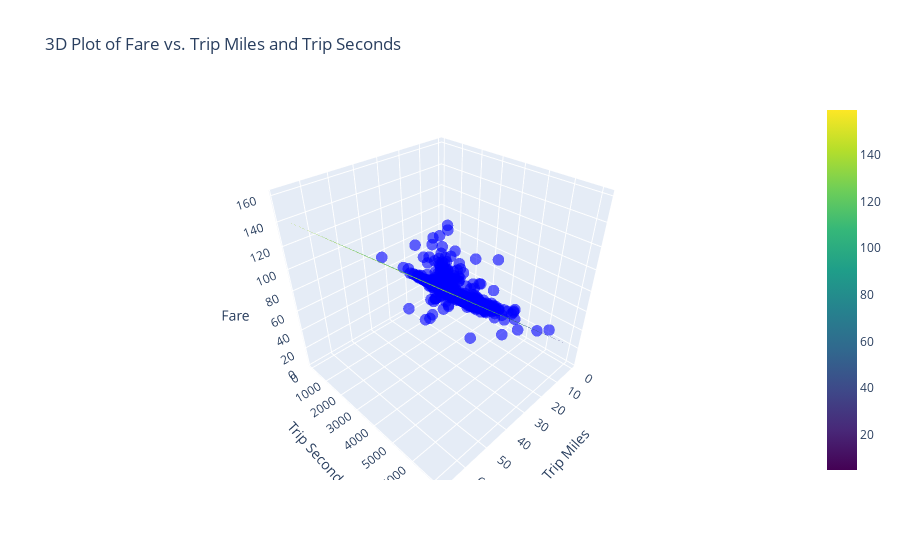

Source (notebook cell):
### Code cell
import plotly.graph_objects as go

test_results = X_test.copy()
test_results['Actual_Fare'] = y_test
test_results['Predicted_Fare'] = y_pred

x_range = np.linspace(X['TRIP_MILES'].min(), X['TRIP_MILES'].max(), 50)
y_range = np.linspace(X['TRIP_SECONDS'].min(), X['TRIP_SECONDS'].max(), 50)
xx, yy = np.meshgrid(x_range, y_range)
grid = pd.DataFrame({'TRIP_MILES': xx.ravel(), 'TRIP_SECONDS': yy.ravel()})
zz = lin_reg.predict(grid).reshape(xx.shape)

scatter = go.Scatter3d(
    x=test_results['TRIP_MILES'],
    y=test_results['TRIP_SECONDS'],
    z=test_results['Actual_Fare'],
    mode='markers',
    marker=dict(size=4, color='blue', opacity=0.6),
    name='Actual Fare'
)

surface = go.Surface(
    x=xx,
    y=yy,
    z=zz,
    colorscale='Viridis',
    opacity=0.7,
    name='Predicted Fare Surface'
)

fig = go.Figure(data=[scatter, surface])

fig.update_layout(
    title='3D Plot of Fare vs. Trip Miles and Trip Seconds',
    scene=dict(
        xaxis_title='Trip Miles',
        yaxis_title='Trip Seconds',
        zaxis_title='Fare'
    ),
    legend=dict(x=0.8, y=0.9)
)

fig.show()

### Figure 1 — Plotly figure (JSON) as saved in the notebook; plotly's stock layout.template omitted (floating-point values rounded to 4 significant figures; data arrays with more than 128 entries replaced by an {"elided": "..."} marker saying what was removed)
{"data": [{"marker": {"color": "blue", "opacity": 0.6, "size": 4}, "mode": "markers", "name": "Actual Fare", "type": "scatter3d", "x": {"elided": "6339 float values"}, "y": {"elided": "6339 float values"}, "z": {"elided": "6339 float values"}}, {"colorscale": [[0, "#440154"], [0.1111, "#482878"], [0.2222, "#3e4989"], [0.3333, "#31688e"], [0.4444, "#26828e"], [0.5556, "#1f9e89"], [0.6667, "#35b779"], [0.7778, "#6ece58"], [0.8889, "#b5de2b"], [1, "#fde725"]], "name": "Predicted Fare Surface", "opacity": 0.7, "type": "surface", "x": {"elided": "50x50 float values"}, "y": {"elided": "50x50 float values"}, "z": {"elided": "50x50 float values"}}], "layout": {"legend": {"x": 0.8, "y": 0.9}, "scene": {"xaxis": {"title": {"text": "Trip Miles"}}, "yaxis": {"title": {"text": "Trip Seconds"}}, "zaxis": {"title": {"text": "Fare"}}}, "title": {"text": "3D Plot of Fare vs. Trip Miles and Trip Seconds"}}}
